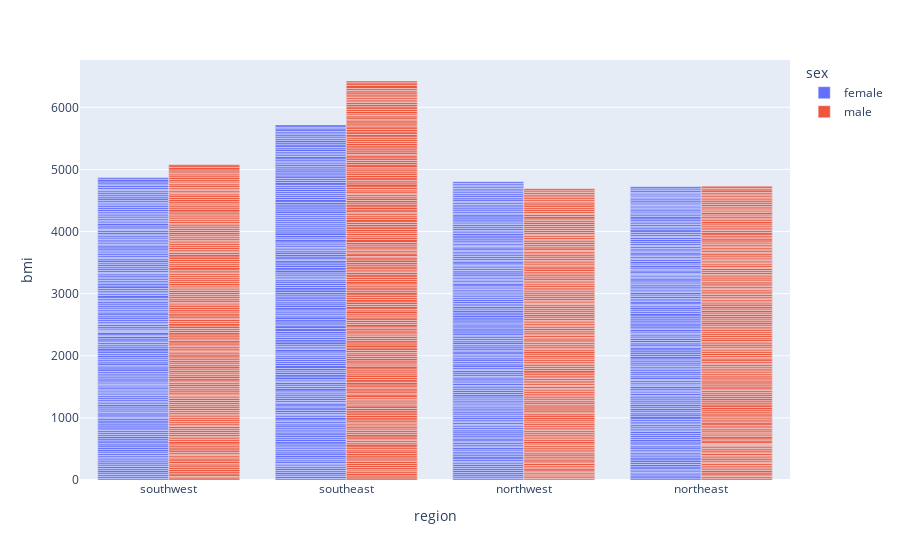

Notebook source saved alongside this figure:
### Code cell
# Nesse gráfico podemos observar o índice de massa corporal das pessoas, por sexo em cada região dos EUA
df_seguro['teste'] = df_seguro.groupby('sex')['bmi'].sum()
ax = px.bar(data_frame=df_seguro, x='region', y='bmi', color='sex', barmode='group')
ax

### Figure 1 — Plotly figure (JSON) as saved in the notebook; plotly's stock layout.template omitted (floating-point values rounded to 4 significant figures; data arrays with more than 128 entries replaced by an {"elided": "..."} marker saying what was removed)
{"data": [{"alignmentgroup": "True", "hovertemplate": "sex=female<br>region=%{x}<br>bmi=%{y}<extra></extra>", "legendgroup": "female", "marker": {"color": "#636efa", "pattern": {"shape": ""}}, "name": "female", "offsetgroup": "female", "orientation": "v", "showlegend": true, "textposition": "auto", "type": "bar", "x": {"elided": "662 str values"}, "xaxis": "x", "y": {"elided": "662 float values"}, "yaxis": "y"}, {"alignmentgroup": "True", "hovertemplate": "sex=male<br>region=%{x}<br>bmi=%{y}<extra></extra>", "legendgroup": "male", "marker": {"color": "#EF553B", "pattern": {"shape": ""}}, "name": "male", "offsetgroup": "male", "orientation": "v", "showlegend": true, "textposition": "auto", "type": "bar", "x": {"elided": "676 str values"}, "xaxis": "x", "y": {"elided": "676 float values"}, "yaxis": "y"}], "layout": {"barmode": "group", "legend": {"title": {"text": "sex"}, "tracegroupgap": 0}, "margin": {"t": 60}, "xaxis": {"anchor": "y", "domain": [0, 1], "title": {"text": "region"}}, "yaxis": {"anchor": "x", "domain": [0, 1], "title": {"text": "bmi"}}}}
